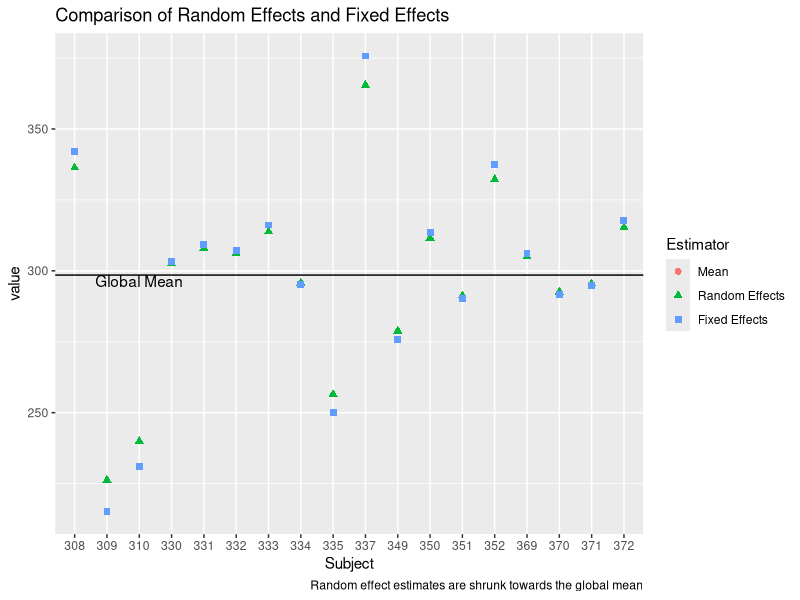

Write the R code that produced this figure.
library(lme4)
library(data.table)
library(ggplot2)

fm1 <- lmer(Reaction ~ (1 | Subject), sleepstudy)
ff1 <- lm(Reaction ~ factor(Subject), sleepstudy)

ranef(fm1)
summary(ff1)

re = data.frame(ranef(fm1)[[1]])+mean(sleepstudy$Reaction)
ff = coef(ff1)[2:length(coef(ff1))]
ff = c(coef(ff1)[1], ff+coef(ff1)[1])

comp = data.table('Random Effects'=re[[1]], 'Fixed Effects'=ff)

dt = data.table(sleepstudy)
mean = dt[, list(Mean=mean(Reaction)), by='Subject']


comp = cbind(mean, comp)
comp = melt(comp, id.var='Subject')

ggplot(comp, aes(x=Subject, y=value, color=variable, shape=variable)) + 
	geom_point(size=2) + 
	geom_hline(aes(yintercept=mean(sleepstudy$Reaction))) + 
	annotate('text', label='Global Mean',y=mean(sleepstudy$Reaction), x='310', vjust=1) + 
	scale_shape_discrete(name='Estimator') + 
	scale_color_discrete(name='Estimator') + 
	labs(title='Comparison of Random Effects and Fixed Effects', caption='Random effect estimates are shrunk towards the global mean')
